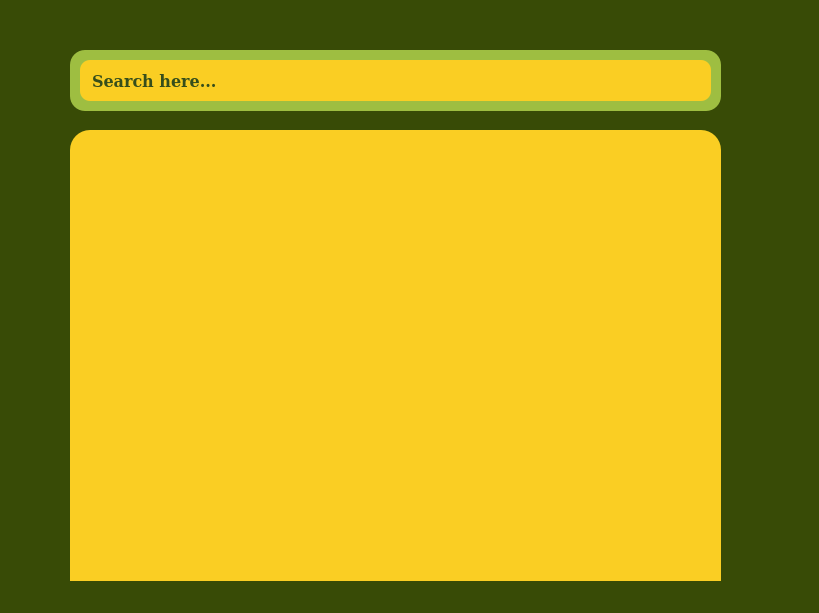
<?xml version="1.0" encoding="UTF-8"?>
<ui version="4.0">
 <class>BrowseCatalogue</class>
 <widget class="QWidget" name="BrowseCatalogue">
  <property name="geometry">
   <rect>
    <x>0</x>
    <y>0</y>
    <width>819</width>
    <height>613</height>
   </rect>
  </property>
  <property name="windowTitle">
   <string>Form</string>
  </property>
  <widget class="QWidget" name="widget" native="true">
   <property name="geometry">
    <rect>
     <x>30</x>
     <y>20</y>
     <width>731</width>
     <height>561</height>
    </rect>
   </property>
   <property name="styleSheet">
    <string notr="true">background-color: #384b06;;</string>
   </property>
   <widget class="QWidget" name="ItemsBG" native="true">
    <property name="geometry">
     <rect>
      <x>40</x>
      <y>110</y>
      <width>651</width>
      <height>471</height>
     </rect>
    </property>
    <property name="styleSheet">
     <string notr="true">background-color: #face23;
border-radius: 20px;</string>
    </property>
    <widget class="QScrollArea" name="scrollArea">
     <property name="geometry">
      <rect>
       <x>10</x>
       <y>10</y>
       <width>631</width>
       <height>441</height>
      </rect>
     </property>
     <property name="styleSheet">
      <string notr="true"/>
     </property>
     <property name="widgetResizable">
      <bool>true</bool>
     </property>
     <widget class="QWidget" name="scrollAreaWidgetContents_2">
      <property name="geometry">
       <rect>
        <x>0</x>
        <y>0</y>
        <width>631</width>
        <height>441</height>
       </rect>
      </property>
      <property name="styleSheet">
       <string notr="true"/>
      </property>
      <layout class="QVBoxLayout" name="itemsLayout"/>
     </widget>
    </widget>
   </widget>
   <widget class="QWidget" name="searchBarBG" native="true">
    <property name="geometry">
     <rect>
      <x>40</x>
      <y>30</y>
      <width>651</width>
      <height>61</height>
     </rect>
    </property>
    <property name="styleSheet">
     <string notr="true">background-color: #9ebe41;
border-radius: 15px</string>
    </property>
    <widget class="QLineEdit" name="searchBar">
     <property name="geometry">
      <rect>
       <x>10</x>
       <y>10</y>
       <width>631</width>
       <height>41</height>
      </rect>
     </property>
     <property name="font">
      <font>
       <family>DejaVu Serif</family>
       <pointsize>12</pointsize>
       <weight>75</weight>
       <italic>false</italic>
       <bold>true</bold>
      </font>
     </property>
     <property name="styleSheet">
      <string notr="true">background-color: #face23;
border-radius: 10px;
font: bold 12pt;
padding-left: 10px;
color: #364e1b;
</string>
     </property>
     <property name="text">
      <string>Search here...</string>
     </property>
    </widget>
   </widget>
  </widget>
  <widget class="QWidget" name="background" native="true">
   <property name="geometry">
    <rect>
     <x>0</x>
     <y>0</y>
     <width>831</width>
     <height>621</height>
    </rect>
   </property>
   <property name="styleSheet">
    <string notr="true">background-color: rgb(56, 75, 6)</string>
   </property>
  </widget>
  <zorder>background</zorder>
  <zorder>widget</zorder>
 </widget>
 <resources/>
 <connections/>
</ui>
